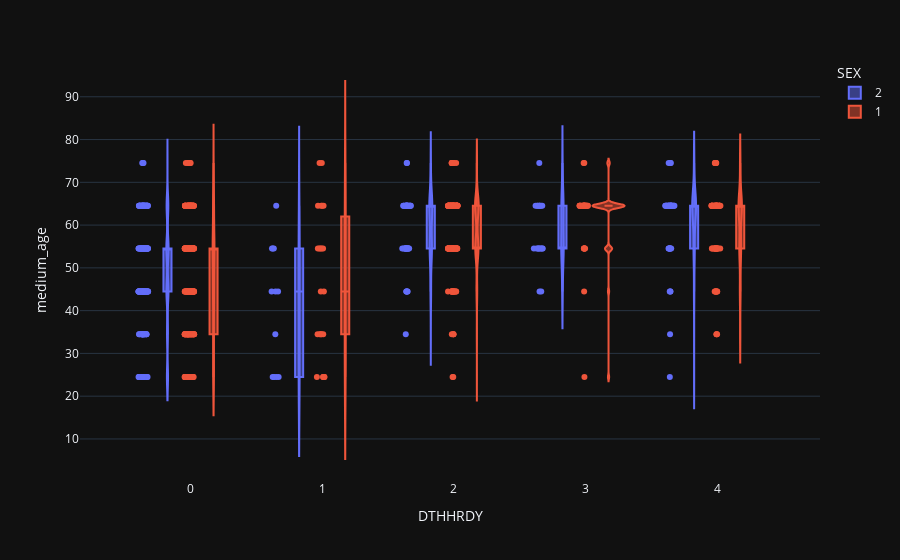

The notebook cell saved with this chart:
### Markdown cell above
## Exploration

Exploratory analysis

### Code cell
import plotly.express as px
pheno_pandas = phenotypes_extended.to_pandas()
fig_d = px.violin(pheno_pandas, y="medium_age", x="DTHHRDY", color="SEX", box=True, points="all")
fig_d.show()

### Figure 1 — Plotly figure (JSON) as saved in the notebook; plotly's stock layout.template omitted (floating-point values rounded to 4 significant figures; data arrays with more than 128 entries replaced by an {"elided": "..."} marker saying what was removed)
{"data": [{"alignmentgroup": "True", "box": {"visible": true}, "hovertemplate": "SEX=2<br>DTHHRDY=%{x}<br>medium_age=%{y}<extra></extra>", "legendgroup": "2", "marker": {"color": "#636efa"}, "name": "2", "offsetgroup": "2", "orientation": "v", "points": "all", "scalegroup": "True", "showlegend": true, "x": {"elided": "327 float values"}, "x0": " ", "xaxis": "x", "y": {"elided": "327 float values"}, "y0": " ", "yaxis": "y", "type": "violin"}, {"alignmentgroup": "True", "box": {"visible": true}, "hovertemplate": "SEX=1<br>DTHHRDY=%{x}<br>medium_age=%{y}<extra></extra>", "legendgroup": "1", "marker": {"color": "#EF553B"}, "name": "1", "offsetgroup": "1", "orientation": "v", "points": "all", "scalegroup": "True", "showlegend": true, "x": {"elided": "653 float values"}, "x0": " ", "xaxis": "x", "y": {"elided": "653 float values"}, "y0": " ", "yaxis": "y", "type": "violin"}], "layout": {"xaxis": {"anchor": "y", "domain": [0.0, 1.0], "title": {"text": "DTHHRDY"}}, "yaxis": {"anchor": "x", "domain": [0.0, 1.0], "title": {"text": "medium_age"}}, "legend": {"title": {"text": "SEX"}, "tracegroupgap": 0}, "margin": {"t": 60}, "violinmode": "group"}}
